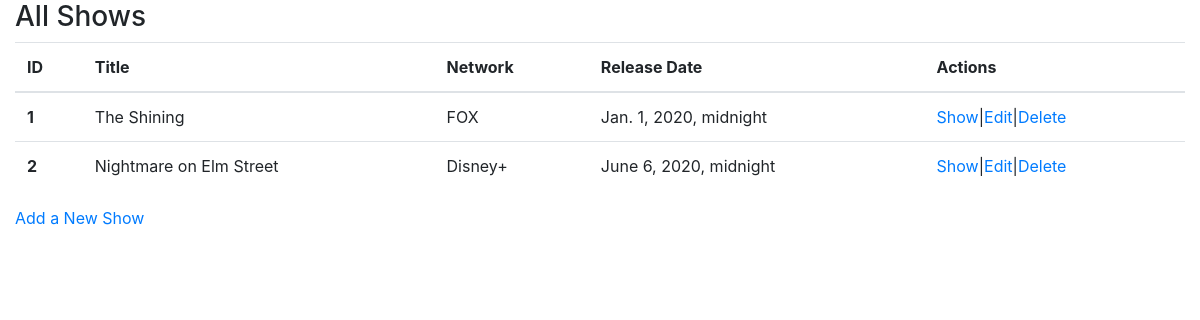
The app's page /, older data.
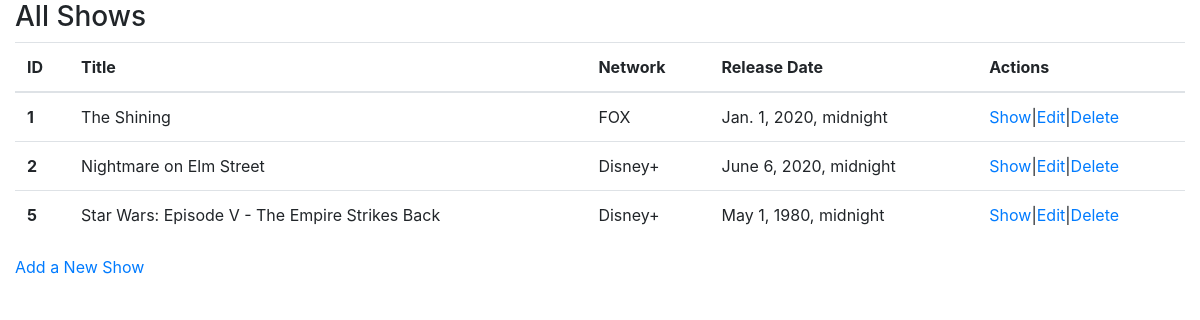
The same page, newer data.
### shows/models.py (models this page shows)
class Show(models.Model):
    title = models.CharField(max_length=255)
    network = models.CharField(max_length=255)
    release_date = models.DateTimeField()
    description = models.TextField()
    created_at = models.DateTimeField(auto_now_add=True)
    updated_at = models.DateTimeField(auto_now=True)

### shows/views.py (the view)
# urls.py: path('', views.index),
def index(request):
    all_shows = Show.objects.all()
    context = {'all_shows': all_shows}
    return render(request, 'index.html', context)

### shows/templates/index.html (shortened to what this page needs)
<!DOCTYPE html>
<html lang="en">
<head>
    {% load static %}
    <link rel="stylesheet" href="{% static 'css/bootstrap.css' %}">
</head>
<body>
    <div class='container-fluid'>
        <h3>All Shows</h3>
        <table class="table">
            <thead>
                <tr>
                    <th scope="col">ID</th>
                    <th scope="col">Title</th>
                    <th scope="col">Network</th>
                    <th scope="col">Release Date</th>
                    <th scope="col">Actions</th>
                </tr>
            </thead>
            <tbody>
                {% for show in all_shows %}
                <tr>
                    <th scope="row">{{ show.id }}</th>
                    <td>{{ show.title }}</td>
                    <td>{{ show.network }}</td>
                    <td>{{ show.release_date }}</td>
                    <td><a href="/shows/{{ show.id }}">Show</a>|<a href="/shows/{{ show.id }}/edit">Edit</a>|<a
                            href="/shows/{{ show.id }}/delete">Delete</a></td>
                </tr>
                {% endfor %}
            </tbody>
        </table>
        <a href="new">Add a New Show</a>
    </div>
</body>
</html>

Row changes from the older to the newer data that the page shows:
added Show: id "5", title "Star Wars: Episode V - The Empire Strikes Back", network "Disney+", release_date "May 1, 1980, midnight"
